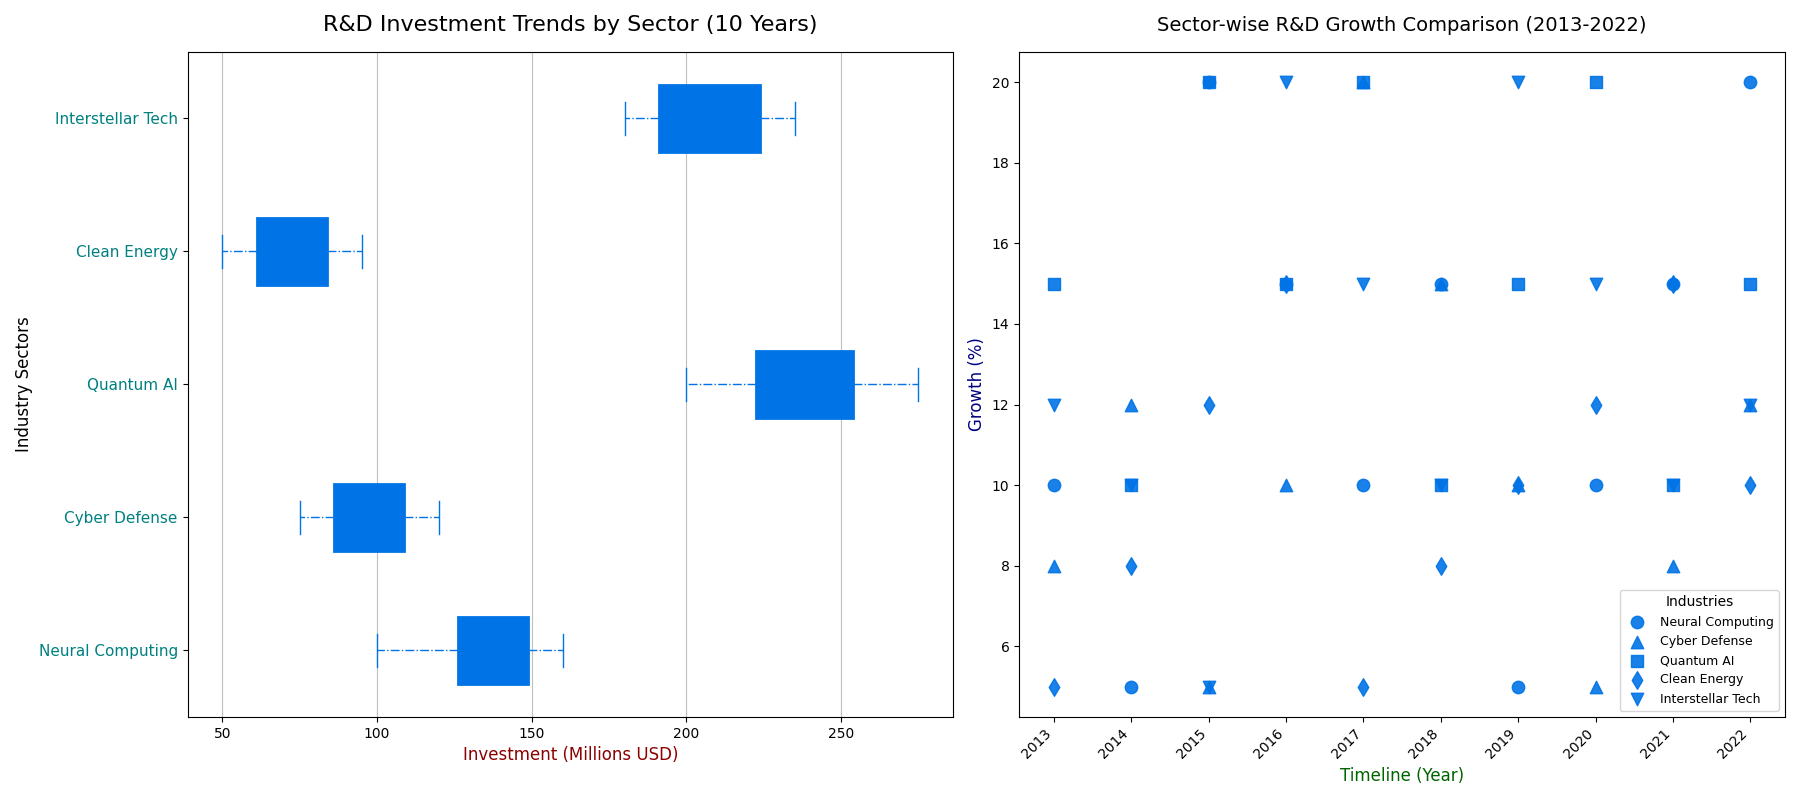

Recreate this plot in Python.
import matplotlib.pyplot as plt
import numpy as np

sectors = ['Neural Computing', 'Cyber Defense', 'Quantum AI', 'Clean Energy', 'Interstellar Tech']

expenditure_data = [
    [100, 120, 130, 125, 140, 150, 135, 145, 155, 160],
    [75, 85, 80, 90, 110, 120, 115, 105, 100, 95],
    [200, 220, 210, 230, 240, 250, 245, 255, 260, 275],
    [50, 55, 60, 65, 70, 75, 80, 85, 90, 95],
    [180, 190, 200, 195, 185, 210, 220, 225, 230, 235]
]

years = np.arange(2013, 2023)

fig, axes = plt.subplots(nrows=1, ncols=2, figsize=(18, 8))

ax1 = axes[0]
# Unified colors applied
unified_color = "#0073e6"
bp = ax1.boxplot(expenditure_data, vert=False, patch_artist=True, showmeans=True, notch=False,
                 boxprops=dict(facecolor=unified_color, color=unified_color, linewidth=2.0),
                 medianprops=dict(color=unified_color, linewidth=2.0, linestyle='--'),
                 meanprops=dict(marker='*', markeredgecolor=unified_color, markerfacecolor=unified_color),
                 whiskerprops=dict(color=unified_color, linestyle='-.'), capprops=dict(color=unified_color))

ax1.set_yticklabels(sectors, fontsize=11, color='teal')
ax1.set_title("R&D Investment Trends by Sector (10 Years)", fontsize=16, fontweight='regular', pad=15)
ax1.set_xlabel("Investment (Millions USD)", fontsize=12, color='darkred')
ax1.set_ylabel("Industry Sectors", fontsize=12)
ax1.xaxis.grid(True, linestyle='-', alpha=0.5, color='grey')

ax2 = axes[1]
growth_rates = [
    [10, 5, 20, 15, 10, 15, 5, 10, 15, 20],
    [8, 12, 5, 10, 20, 15, 10, 5, 8, 12],
    [15, 10, 20, 15, 20, 10, 15, 20, 10, 15],
    [5, 8, 12, 15, 5, 8, 10, 12, 15, 10],
    [12, 10, 5, 20, 15, 10, 20, 15, 10, 12]
]
marker_styles = ['o', '^', 's', 'd', 'v']
for idx, (sector_growth, marker) in enumerate(zip(growth_rates, marker_styles)):
    # Unified colors applied
    ax2.scatter(years, sector_growth, label=sectors[idx], s=80, c=unified_color, alpha=0.9,
                edgecolors=unified_color, marker=marker)

ax2.set_title("Sector-wise R&D Growth Comparison (2013-2022)", fontsize=14, fontweight='regular', pad=15)
ax2.set_xlabel("Timeline (Year)", fontsize=12, color='darkgreen')
ax2.set_ylabel("Growth (%)", fontsize=12, color='navy')
ax2.legend(title='Industries', fontsize=9, title_fontsize=10, loc='lower right')
ax2.yaxis.grid(False)
ax2.set_xticks(years)
ax2.set_xticklabels([str(yr) for yr in years], rotation=45, ha='right')

plt.tight_layout()
plt.show()
